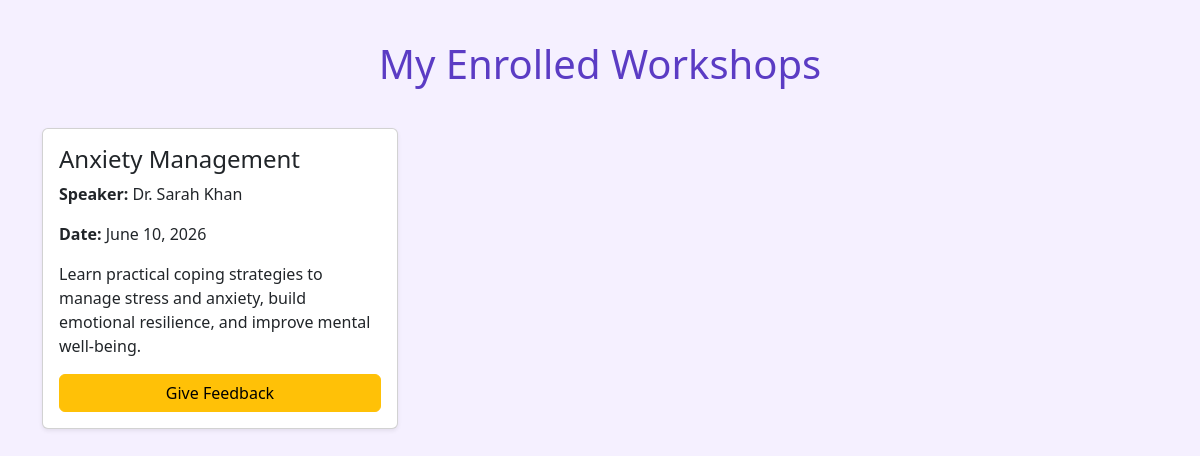
Screenshot of /my-workshops/ (signed in) with the database file from the repository.
### workshops/models.py (models this page shows, shortened)
class Enrollment(models.Model):
    user = models.ForeignKey(User, on_delete=models.CASCADE)
    workshop = models.ForeignKey(Workshop, on_delete=models.CASCADE)
    enrolled_at = models.DateTimeField(auto_now_add=True)

class Workshop(models.Model):
    title = models.CharField(max_length=200)
    speaker = models.CharField(max_length=100)
    date = models.DateField()
    time = models.TimeField()
    description = models.TextField()
    image = models.ImageField(
    upload_to='workshop_images/',
    blank=True,
    null=True
)
    seats = models.IntegerField()

### workshops/views.py (the view)
@login_required
def my_workshops(request):
    enrollments = Enrollment.objects.filter(
        user=request.user
    )
    return render(request,
                  'my_workshops.html',
                  {'enrollments': enrollments})

### workshops/templates/my_workshops.html (shortened to what this page needs)
<!DOCTYPE html>
<html lang="en">
<head>
    <link href="https://cdn.jsdelivr.net/npm/bootstrap@5.3.3/dist/css/bootstrap.min.css" rel="stylesheet">
</head>
<body>
    <div class="container">
        <h1 class="title">
            My Enrolled Workshops
        </h1>
        <div class="row">
            {% for enrollment in enrollments %}
            <div class="col-md-4 mb-4">
                <div class="card shadow-sm h-100">
                    <div class="card-body">
                        <h4>
                            {{ enrollment.workshop.title }}
                        </h4>
                        <p>
                            <strong>Speaker:</strong>
                            {{ enrollment.workshop.speaker }}
                        </p>
                        <p>
                            <strong>Date:</strong>
                            {{ enrollment.workshop.date }}
                        </p>
                        <p>
                            {{ enrollment.workshop.description }}
                        </p>
                        <a href="/feedback/{{ enrollment.workshop.id }}/"
                            class="btn btn-warning w-100">
                            Give Feedback
                        </a>
                    </div>
                </div>
            </div>
            {% empty %}
            <h4 class="text-center">
                You have not enrolled in any workshops yet.
            </h4>
            {% endfor %}
        </div>
    </div>
</body>
</html>

### workshops/templates/my_workshops.html (style rules this page uses)
body { background:#f5f0ff; }
.title { text-align:center; margin-top:40px; margin-bottom:40px; color:#5b3cc4; }

### rows the page displays
Enrollment: workshop "Anxiety Management", workshop.speaker "Dr. Sarah Khan", workshop "June 10, 2026", workshop.description "Learn practical coping strategies to manage stress and anxiety, build emotional resilience, and improve mental well-being."
